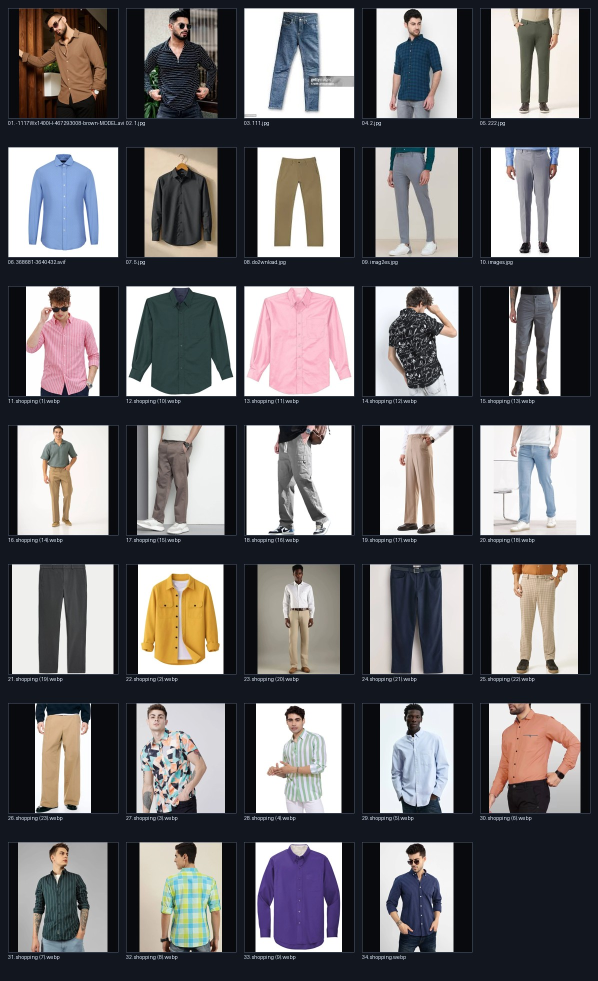
#> input picture backend/evaluation/manifests/clothes_contact_sheet.jpg, 1196 x 1962 px (shown at 1/2 size)
$ python -i color_extraction.py   (imports and definitions only)
#> lines starting #> are read from the running program, lines starting #| are printed output that depends on the picture
### backend/app/services/color_detector.py
from __future__ import annotations

import colorsys
from typing import Sequence

import numpy as np

try:
    import cv2  # type: ignore
except ModuleNotFoundError:  # pragma: no cover
    cv2 = None

_ANCHOR_CORRECTIONS = {
    "pink": [
        (lambda r, g, b: r > g + 40 and r > 200, "salmon"),
        (lambda r, g, b: r > 180 and g < 120, "hot pink"),
    ],
    "baby pink": [
        (lambda r, g, b: r > g + 35 and r > 190, "salmon"),
    ],
    "hot pink": [
        (lambda r, g, b: r > g + 40 and g > 120, "salmon"),
    ],
    "blue": [
        (lambda r, g, b: b < 120 and r < 80, "denim blue"),
    ],
    "gray": [
        (lambda r, g, b: r > 100 and (r - b) > 20, "beige"),
        (lambda r, g, b: b > r + 10, "slate"),
    ],
    "light gray": [
        (lambda r, g, b: r > 105 and (r - b) > 18, "beige"),
        (lambda r, g, b: b > r + 12, "slate"),
    ],
    "brown": [
        (lambda r, g, b: g > 140 and b < 100, "khaki"),
    ],
}


def remove_neutral_gray_background_pixels(
    rgb_pixels: np.ndarray,
    *,
    greyness_threshold: int = 20,
    brightness_threshold: int = 150,
    min_keep_ratio: float = 0.30,
) -> np.ndarray:
    """
    Remove likely neutral/gray bright background pixels from product-shot style images.

    We use channel-difference greyness + brightness threshold:
      greyness = |r-g| + |g-b| + |r-b|
      drop if greyness < threshold and r is bright.

    The fallback guard keeps original pixels if filtering is too aggressive.
    """
    if rgb_pixels.size == 0:
        return rgb_pixels

    rgb = np.asarray(rgb_pixels)
    if rgb.ndim != 2 or rgb.shape[1] != 3:
        return rgb_pixels

    r = rgb[:, 0].astype(np.int32)
    g = rgb[:, 1].astype(np.int32)
    b = rgb[:, 2].astype(np.int32)
    greyness = np.abs(r - g) + np.abs(g - b) + np.abs(r - b)
    keep = ~((greyness < int(greyness_threshold)) & (r > int(brightness_threshold)))
    filtered = rgb[keep]
    if filtered.shape[0] < max(120, int(rgb.shape[0] * float(min_keep_ratio))):
        return rgb_pixels
    return filtered


# [96 lines left out: functions _hsv_name, dominant_hsv_label, pick_stable_color_label, not called in this run]


def apply_anchor_corrections(label: str, rgb_triplet: tuple[int, int, int] | None) -> str:
    """
    Lightweight shade corrections for known unstable boundaries.
    Keeps outputs in our existing palette labels.
    """
    if not label or rgb_triplet is None:
        return label
    base = (label or "").strip().lower()
    checks = _ANCHOR_CORRECTIONS.get(base)
    if not checks:
        return label
    r, g, b = (int(rgb_triplet[0]), int(rgb_triplet[1]), int(rgb_triplet[2]))
    for condition, corrected in checks:
        try:
            if condition(r, g, b):
                return corrected
        except Exception:
            continue
    return label

### backend/app/services/color_labels.py
from __future__ import annotations

COLOR_BASE_ALIASES: dict[str, str] = {
    "baby pink": "pink",
    "blush pink": "pink",
    "burgundy": "red",
    "charcoal": "gray",
    "charcoal gray": "gray",
    "cream": "white",
    "dark denim": "blue",
    "dark gray": "gray",
    "dark green": "green",
    "dark navy": "navy",
    "dark purple": "purple",
    "dark red": "red",
    "dark teal": "teal",
    "denim blue": "blue",
    "dusty rose": "pink",
    "forest green": "green",
    "hot pink": "pink",
    "indigo": "blue",
    "khaki": "beige",
    "lavender": "purple",
    "light blue": "blue",
    "light gray": "gray",
    "light pink": "pink",
    "magenta": "pink",
    "maroon": "red",
    "mauve": "pink",
    "off white": "white",
    "olive green": "olive",
    "powder blue": "blue",
    "royal purple": "purple",
    "salmon": "pink",
    "sea green": "teal",
    "sky blue": "blue",
    "slate": "gray",
    "tan": "beige",
    "teal green": "teal",
    "violet": "purple",
}

NEUTRAL_COLOR_BASES = {"black", "white", "gray", "navy", "beige", "brown", "teal", "olive"}


def simplify_color_label(value: str | None) -> str:
    if not value:
        return ""
    return str(value).strip().replace("_", " ").lower()


def normalize_color_name(value: str | None) -> str:
    text = simplify_color_label(value)
    if not text:
        return ""
    if text in {"unknown", "multicolor"}:
        return text
    if "-" in text:
        text = text.split("-", 1)[0].strip()
    return COLOR_BASE_ALIASES.get(text, text)


def is_neutral_color(value: str | None) -> bool:
    return normalize_color_name(value) in NEUTRAL_COLOR_BASES

### backend/app/services/color_extraction.py
# app/services/color_extraction.py

from __future__ import annotations

from dataclasses import dataclass
from typing import Optional

import colorsys
import math
import numpy as np
from PIL import Image
import warnings
from sklearn.cluster import KMeans
from sklearn.exceptions import ConvergenceWarning

from app.services.color_detector import apply_anchor_corrections, remove_neutral_gray_background_pixels
from app.services.color_labels import normalize_color_name

try:
    import cv2  # type: ignore
except ModuleNotFoundError:  # pragma: no cover
    cv2 = None


@dataclass(frozen=True)
class ColorExtractionResult:
    primary_color: str
    palette: list[str]
    primary_confidence: float
    palette_confidences: list[float]


# ---------------------------------------------------------------------------
# LAB color anchors and display mapping
# ---------------------------------------------------------------------------

_COLOR_ANCHORS_RGB: dict[str, tuple[int, int, int]] = {
    # Reds / pinks
    "red": (200, 30, 30),
    "dark_red": (120, 10, 10),
    "maroon": (110, 25, 35),
    "pink": (230, 130, 150),
    "light_pink": (255, 200, 210),
    "hot_pink": (255, 105, 180),
    "dusty_rose": (196, 124, 145),
    "salmon": (250, 160, 140),
    # Oranges / yellows
    "orange": (220, 110, 30),
    "yellow": (220, 200, 40),
    # Greens
    "green": (40, 140, 60),
    "forest_green": (20, 80, 45),
    "dark_green": (10, 70, 25),
    "olive": (100, 110, 40),
    "teal_green": (25, 100, 70),
    # Blues
    "light_blue": (100, 160, 220),
    "denim_blue": (180, 205, 225),   # light-wash denim
    "powder_blue": (190, 215, 235),  # pale blue
    "blue": (30, 80, 190),
    "dark_denim": (30, 50, 90),
    "navy": (5, 10, 70),
    "dark_navy": (8, 12, 50),
    "indigo": (45, 55, 120),
    # Purples
    "purple": (128, 0, 128),
    "royal_purple": (90, 60, 150),
    "dark_purple": (70, 0, 90),
    "violet": (148, 0, 211),
    "lavender": (180, 150, 210),
    # Neutrals
    "brown": (120, 70, 40),
    "beige": (210, 190, 150),
    "tan": (210, 180, 140),
    "khaki": (195, 176, 145),
    "white": (240, 240, 240),
    "off_white": (232, 228, 218),
    "light_gray": (190, 190, 190),
    "gray": (128, 128, 128),
    "dark_gray": (70, 70, 70),
    "charcoal": (50, 55, 60),
    "slate": (70, 80, 90),
    "black": (20, 20, 20),
    # Teal / cyan
    "teal": (20, 140, 130),
    "dark_teal": (15, 80, 75),
}

_DISPLAY_NAME: dict[str, str] = {
    "dark_red": "burgundy",
    "dark_green": "dark green",
    "dark_gray": "dark gray",
    "dark_denim": "dark denim",
    "dark_navy": "dark navy",
    "dark_purple": "dark purple",
    "dark_teal": "dark teal",
    "denim_blue": "denim blue",
    "dusty_rose": "dusty rose",
    "forest_green": "forest green",
    "hot_pink": "hot pink",
    "indigo": "indigo",
    "khaki": "khaki",
    "lavender": "lavender",
    "light_blue": "sky blue",
    "light_gray": "light gray",
    "light_pink": "baby pink",
    "maroon": "maroon",
    "off_white": "off white",
    "powder_blue": "powder blue",
    "royal_purple": "royal purple",
    "salmon": "salmon",
    "slate": "slate",
    "tan": "tan",
    "teal_green": "sea green",
    "violet": "violet",
}


# ---------------------------------------------------------------------------
# RGB -> LAB helpers (pure numpy, D65)
# ---------------------------------------------------------------------------

def _rgb_to_lab(rgb: tuple[int, int, int]) -> tuple[float, float, float]:
    r, g, b = rgb[0] / 255.0, rgb[1] / 255.0, rgb[2] / 255.0

    def linearise(c: float) -> float:
        return c / 12.92 if c <= 0.04045 else ((c + 0.055) / 1.055) ** 2.4

    r_lin, g_lin, b_lin = linearise(r), linearise(g), linearise(b)

    # sRGB -> XYZ (D65)
    x = r_lin * 0.4124564 + g_lin * 0.3575761 + b_lin * 0.1804375
    y = r_lin * 0.2126729 + g_lin * 0.7151522 + b_lin * 0.0721750
    z = r_lin * 0.0193339 + g_lin * 0.1191920 + b_lin * 0.9503041

    # Normalise by white point
    x /= 0.95047
    z /= 1.08883

    def f(t: float) -> float:
        return t ** (1.0 / 3.0) if t > 0.008856 else 7.787 * t + 16.0 / 116.0

    fx, fy, fz = f(x), f(y), f(z)
    L = 116.0 * fy - 16.0
    a = 500.0 * (fx - fy)
    b_val = 200.0 * (fy - fz)
    return L, a, b_val


def _rgb_array_to_lab(rgb_array: np.ndarray) -> np.ndarray:
    arr = rgb_array.astype(np.float32) / 255.0

    linear = np.where(arr <= 0.04045, arr / 12.92, ((arr + 0.055) / 1.055) ** 2.4)

    M = np.array(
        [
            [0.4124564, 0.3575761, 0.1804375],
            [0.2126729, 0.7151522, 0.0721750],
            [0.0193339, 0.1191920, 0.9503041],
        ],
        dtype=np.float32,
    )
    xyz = linear @ M.T
    xyz[:, 0] /= 0.95047
    xyz[:, 2] /= 1.08883

    def f_vec(t: np.ndarray) -> np.ndarray:
        return np.where(t > 0.008856, t ** (1.0 / 3.0), 7.787 * t + 16.0 / 116.0)

    fx = f_vec(xyz[:, 0])
    fy = f_vec(xyz[:, 1])
    fz = f_vec(xyz[:, 2])

    L = 116.0 * fy - 16.0
    a = 500.0 * (fx - fy)
    b = 200.0 * (fy - fz)
    return np.stack([L, a, b], axis=1).astype(np.float32)


_ANCHOR_NAMES: list[str] = list(_COLOR_ANCHORS_RGB.keys())
_ANCHOR_LAB: np.ndarray = np.array([_rgb_to_lab(v) for v in _COLOR_ANCHORS_RGB.values()], dtype=np.float32)
#> in _load_image_bgr, img is the input picture: shape (1962, 1196, 3); mean B, G, R 108.8, 106.2, 108


def _lab_to_color_name(
    lab: tuple[float, float, float],
    confidence_gap: float = 12.0,
) -> tuple[str, str, str, float, bool]:
    # Special-case near-neutral colors so we don't confuse dark grays/blacks with navy,
    # and keep whites/grays stable under different lighting / shadows.
    L, a, b = float(lab[0]), float(lab[1]), float(lab[2])
    chroma = math.sqrt(a * a + b * b)
    if chroma < 10.0:
        if L >= 92.0:
            return "white", "white", "white", 999.0, True
        if L >= 82.0:
            return "off white", "off_white", "white", 999.0, True
        if L <= 18.0:
            return "black", "black", "black", 999.0, True
        if L <= 32.0:
            return "charcoal", "charcoal", "dark_gray", 999.0, True
        if L <= 55.0:
            return "dark gray", "dark_gray", "gray", 999.0, True
        if L >= 72.0:
            return "light gray", "light_gray", "gray", 999.0, True
        return "gray", "gray", "gray", 999.0, True

    diffs = _ANCHOR_LAB - np.array(lab, dtype=np.float32)
    dists = np.sqrt((diffs ** 2).sum(axis=1))
    order = np.argsort(dists)
    best_idx, second_idx = order[0], order[1]
    best_internal = _ANCHOR_NAMES[best_idx]
    second_internal = _ANCHOR_NAMES[second_idx]
    gap = float(dists[second_idx] - dists[best_idx])
    confident = gap >= confidence_gap

    best_display = _DISPLAY_NAME.get(best_internal, best_internal.replace("_", " "))
    second_display = _DISPLAY_NAME.get(second_internal, second_internal.replace("_", " "))

    # Expose a single label (compound labels were confusing in the UI).
    # Runner-up and gap are still returned for debugging.
    label = best_display

    return label, best_internal, second_internal, gap, confident


# ---------------------------------------------------------------------------
# Image helpers
# ---------------------------------------------------------------------------


def _resize_max_side_bgr(image_bgr: np.ndarray, max_side: int) -> np.ndarray:
#> called with max_side = 256
    height, width = image_bgr.shape[:2]
    longest = max(height, width)
    if longest <= max_side:
        return image_bgr
    scale = max_side / float(longest)
    new_w = max(1, int(round(width * scale)))
    new_h = max(1, int(round(height * scale)))
    if cv2 is not None:
        return cv2.resize(image_bgr, (new_w, new_h), interpolation=cv2.INTER_AREA)
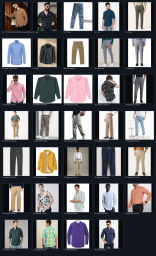
#> returned value: shape (256, 156, 3); mean of channels 0, 1, 2 108.8, 106.2, 108; drawn as B, G, R
    rgb = image_bgr[:, :, ::-1]
    pil = Image.fromarray(rgb, mode="RGB")
    pil = pil.resize((new_w, new_h), resample=Image.Resampling.BILINEAR)
    resized_rgb = np.array(pil, copy=True)
    return resized_rgb[:, :, ::-1]


def _load_image_bgr(path: str, max_side: int) -> np.ndarray:
    if cv2 is not None:
        img = cv2.imread(path, cv2.IMREAD_COLOR)
        if img is not None:
            return _resize_max_side_bgr(img, max_side=max_side)
    with Image.open(path) as im:
        im = im.convert("RGB")
        width, height = im.size
        longest = max(width, height)
        if longest > max_side:
            scale = max_side / float(longest)
            new_w = max(1, int(round(width * scale)))
            new_h = max(1, int(round(height * scale)))
            im = im.resize((new_w, new_h), resample=Image.Resampling.BILINEAR)
        rgb = np.array(im, copy=True)
        return rgb[:, :, ::-1]


# [15 lines left out: function _load_mask_bool, not called in this run]


# ---------------------------------------------------------------------------
# Pixel filtering
# ---------------------------------------------------------------------------

def _filter_garment_pixels_bgr(bgr_pixels: np.ndarray) -> np.ndarray:
    """
    Drop near-white, near-gray, and deep shadow pixels to reduce background bleed.
    """
    if bgr_pixels.size == 0:
        return bgr_pixels

    if cv2 is not None:
        reshaped = bgr_pixels.reshape(-1, 1, 3)
        hsv = cv2.cvtColor(reshaped, cv2.COLOR_BGR2HSV).reshape(-1, 3)
        ycrcb = cv2.cvtColor(reshaped, cv2.COLOR_BGR2YCrCb).reshape(-1, 3)
    else:
        # Fallback: convert each pixel to HSV via colorsys
        rgb = bgr_pixels[:, ::-1].astype(np.float32) / 255.0
        hsv_list = []
        for r, g, b in rgb:
            h, s, v = colorsys.rgb_to_hsv(r, g, b)
            hsv_list.append([h * 179.0, s * 255.0, v * 255.0])
        hsv = np.array(hsv_list, dtype=np.float32)
        ycrcb = None

    s = hsv[:, 1]
    v = hsv[:, 2]
    h_ch = hsv[:, 0].astype(np.float32)
    rgb = bgr_pixels[:, ::-1].astype(np.float32)
    r = rgb[:, 0]
    g = rgb[:, 1]
    b = rgb[:, 2]

    not_white = ~((s < 30) & (v > 210))
    not_gray = ~((s < 22) & (v > 45) & (v < 215))
    not_deep_black = v >= 25

    skin_hsv = (
        (h_ch <= 30) &
        (
            ((s >= 10) & (s <= 200) & (v >= 35) & (v <= 255)) |  # typical skin
            ((s < 30) & (v >= 160)) |  # very pale skin
            ((s >= 10) & (v >= 20) & (v < 90))  # darker skin tones
        )
    )
    if ycrcb is not None:
        cr = ycrcb[:, 1].astype(np.float32)
        cb = ycrcb[:, 2].astype(np.float32)
        skin_ycrcb = (cr >= 130) & (cr <= 190) & (cb >= 80) & (cb <= 150)
    else:
        skin_ycrcb = np.zeros_like(skin_hsv, dtype=bool)

    skin_rgb = (
        (r > 45) & (g > 25) & (b > 15) &
        (r > g) & (g > b) &
        ((r - g) > 5) & ((r - b) > 10)
    )
    skin_mask = skin_hsv | skin_ycrcb | skin_rgb
    if float(skin_mask.mean()) < 0.05:
        skin_mask = np.zeros_like(skin_mask, dtype=bool)

    not_skin = ~skin_mask

    keep = not_white & not_gray & not_deep_black & not_skin
    filtered = bgr_pixels[keep]

    # Remove bright neutral gray backdrop pixels that can still survive
    # thresholding on product-shot style images.
    if filtered.size:
        rgb_filtered = filtered[:, ::-1]
        rgb_filtered = remove_neutral_gray_background_pixels(
            rgb_filtered,
            greyness_threshold=20,
            brightness_threshold=150,
            min_keep_ratio=0.35,
        )
        filtered = rgb_filtered[:, ::-1]

    # If we filtered too much (<10%), fall back to original
    if filtered.shape[0] < max(100, int(0.1 * bgr_pixels.shape[0])):
        return bgr_pixels
    return filtered


# [29 lines left out: functions _shrink_mask_for_color, _erode_mask_interior, not called in this run]


def _center_weighted_sample_bgr(
    image_bgr: np.ndarray,
    selection: np.ndarray,
    *,
    sample_size: int,
    seed: int,
) -> np.ndarray:
    ys, xs = np.where(selection)
    if ys.size == 0:
        return image_bgr.reshape(-1, 3)

    n = int(ys.size)
    if n <= sample_size:
        return image_bgr[ys, xs]

    cy = float(np.mean(ys))
    cx = float(np.mean(xs))
    distances = np.sqrt((ys.astype(np.float32) - cy) ** 2 + (xs.astype(np.float32) - cx) ** 2)
    max_dist = float(np.max(distances)) if distances.size else 1.0
    if max_dist <= 1e-6:
        probs = None
    else:
        weights = 1.0 - (distances / max_dist) * 0.7
        weights = np.clip(weights, 0.05, None)
        probs = weights / float(np.sum(weights))

    rng = np.random.default_rng(seed)
    idx = rng.choice(n, size=sample_size, replace=False, p=probs)
    return image_bgr[ys[idx], xs[idx]]


def _mode_label_from_lab_histogram(sample_lab: np.ndarray, *, confidence_gap: float) -> tuple[str, tuple[int, int, int] | None]:
    if sample_lab.size == 0:
        return "unknown", None

    lab_u8 = np.clip(np.round(sample_lab), 0, 255).astype(np.uint8)
    l_bins = lab_u8[:, 0] // 8
    a_bins = lab_u8[:, 1] // 8
    b_bins = lab_u8[:, 2] // 8
    codes = (l_bins.astype(np.int32) * 1024) + (a_bins.astype(np.int32) * 32) + b_bins.astype(np.int32)
    counts = np.bincount(codes, minlength=32 * 32 * 32)
    mode_code = int(np.argmax(counts))

    l_mode = (mode_code // 1024) * 8 + 4
    a_mode = ((mode_code % 1024) // 32) * 8 + 4
    b_mode = (mode_code % 32) * 8 + 4
    mode_lab = (float(l_mode), float(a_mode), float(b_mode))
    mode_label, _i1, _i2, _gap, _conf = _lab_to_color_name(mode_lab, confidence_gap=confidence_gap)

    rgb_triplet: tuple[int, int, int] | None = None
    if cv2 is not None:
        lab_pixel = np.array([[[int(l_mode), int(a_mode), int(b_mode)]]], dtype=np.uint8)
        rgb = cv2.cvtColor(lab_pixel, cv2.COLOR_LAB2RGB)
        rgb_triplet = tuple(int(x) for x in rgb[0, 0].tolist())
    return mode_label, rgb_triplet


# ---------------------------------------------------------------------------
# Main extraction
# ---------------------------------------------------------------------------

def extract_dominant_colors(
    image_path: str,
    mask_path: Optional[str] = None,
    *,
    k: int = 5,
    sample_size: int = 5000,
    max_side: int = 256,
    seed: int = 42,
    min_cluster_weight: float = 0.08,
    confidence_gap: float = 12.0,
) -> ColorExtractionResult:
    """
    Dominant color extraction with LAB nearest-neighbor naming.
    """
    if k < 1:
        raise ValueError("k must be >= 1")
    if sample_size < 50:
        raise ValueError("sample_size must be >= 50")
    if max_side < 32:
        raise ValueError("max_side must be >= 32")

    image_bgr = _load_image_bgr(image_path, max_side=max_side)
    height, width = image_bgr.shape[:2]

    mask_bool: Optional[np.ndarray] = None
    if mask_path:
        mask_bool = _load_mask_bool(mask_path, size_hw=(height, width))

    if mask_bool is not None:
        selection = _shrink_mask_for_color(mask_bool)
        selection = _erode_mask_interior(selection, erosion_px=10)
    else:
        selection = np.ones((height, width), dtype=bool)

    sample = _center_weighted_sample_bgr(
        image_bgr,
        selection,
        sample_size=max(sample_size * 2, 6000),
        seed=seed,
    )
#> (the rest of the program and of its run is left out)
